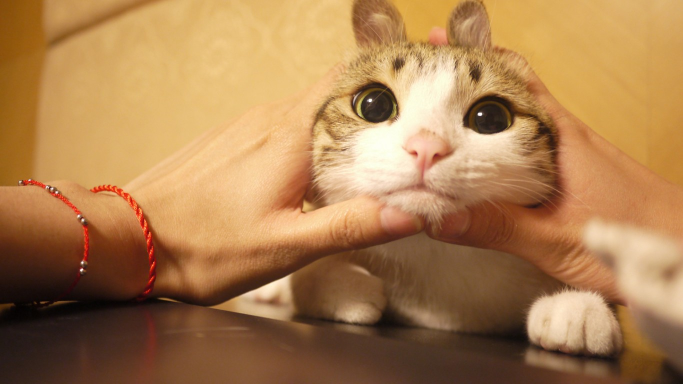
#> input picture l5/587887.jpg, 1366 x 768 px, found by its file name (shown at 1/2 size)
$ python l5.py
#> lines starting #> are read from the running program, lines starting #| are printed output that depends on the picture
#!/usr/bin/env python
# coding=utf-8
from PIL import Image
from scipy.ndimage import filters
import numpy as np
import matplotlib.pyplot as plt

im = np.array(Image.open('/Users/yugao/Downloads/587887.jpg'))
#> im is the input picture: shape (768, 1366, 3); mean R, G, B 170.8, 126.8, 80.5
index = 221
plt.subplot(index)
plt.imshow(im)

for sigma in (2,5,10):
    im_blur = np.zeros(im.shape,dtype = np.uint8)
    for i in range(3):
        im_blur[:,:,i] = filters.gaussian_filter(im[:,:,i],sigma)

    index += 1
    plt.subplot(index)
    plt.imshow(im_blur)
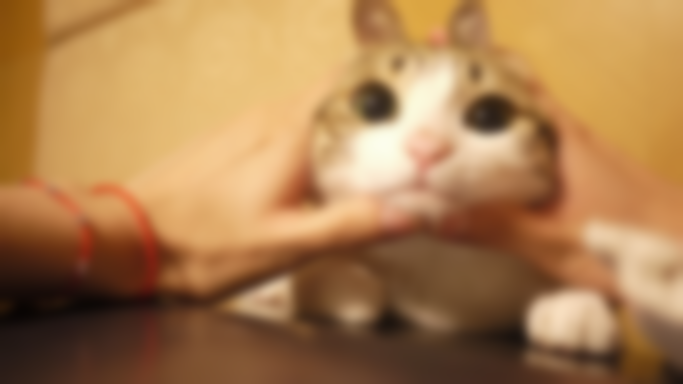
#> im_blur: shape (768, 1366, 3) (shown at 1/2 size); mean R, G, B 169.8, 125.8, 79.5
#> after the loop, index = 224

plt.show()
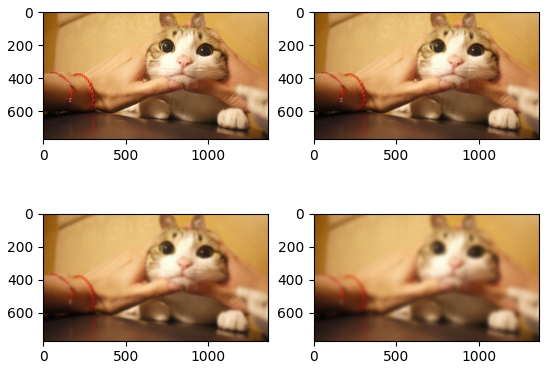
#> figure drawn by matplotlib, 4 panels
